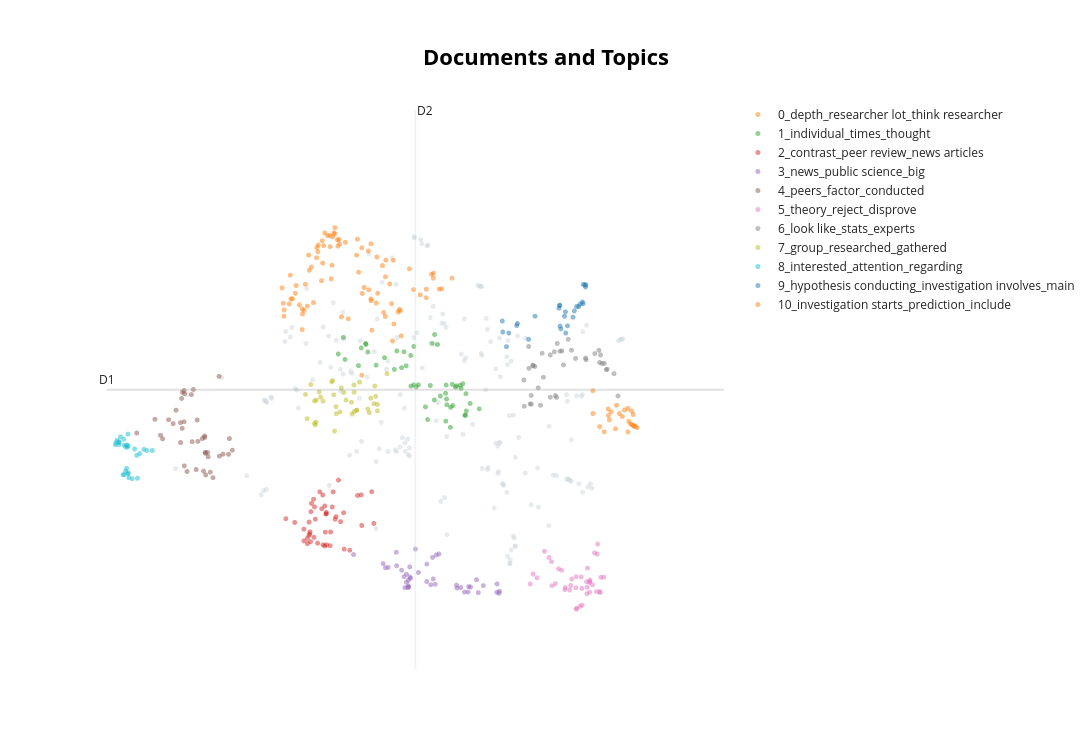

The notebook cell this image was saved under:
### Markdown cell above
# Visualizations

### Code cell
model_q1.visualize_documents(docs_q1, hide_annotations=True)
